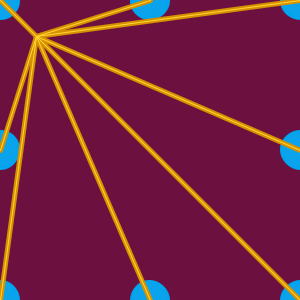
Frame 1 (no input)
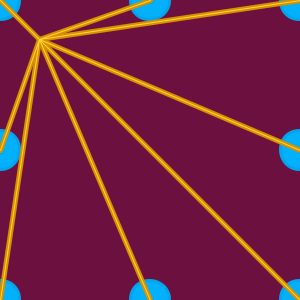
Frame 60 (the mouse pressed at the canvas centre just before this capture)
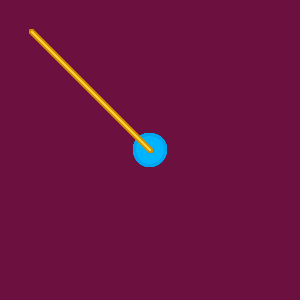
Frame 120 (the mouse held since frame 60 and released just before this capture)

The Processing sketch that drew these frames (run headless with seeded random() and noise(); from frame 60 on, the mouse is pressed at the canvas centre):

// Processing sketch: processing_3343
// ── processing_3343.pde


float x,y,xz,yz,n,N,r,g,b,R,G,B;
void setup(){
  n=0;
  r=250;
  g=180;
  b=20;
  R=0;
  G=180;
  B=255;
  size(300,300);
  background(0);
  smooth();
}
void draw(){
  background(108, 17,63);
  circulos(); 
  lineas();
}
void circulos(){
  n+=0.029;
  N=noise(n);

  x=mouseX;
  y=mouseY;
  xz=-mouseX;
  yz=-mouseY;
//circulos
  rectMode(CENTER); 
  strokeWeight(3);
  stroke(R-15,G-15,B-15);
  fill(R,G,B,20*(N*19));
  ellipse(x,y,20*(N*3),20*(N*3)); 
  ellipse(xz+width,y,20*(N*3),20*(N*3));
  ellipse(xz+width,yz+height,20*(N*3),20*(N*3));
  ellipse(x,yz+height,20*(N*3),20*(N*3));
  ellipse(width/2,y,20*(N*3),20*(N*3));
  ellipse(x,height/2,20*(N*3),20*(N*3));
  ellipse(xz+width,height/2,20*(N*3),20*(N*3));
  ellipse(width/2,yz+height,20*(N*3),20*(N*3));
  //circulos de centro
  fill(r-29,g-29,b-29);
  ellipse(x,y,3,3); 
  ellipse(xz+width,y,3,3);
  ellipse(xz+width,yz+height,4,4);
  ellipse(x,yz+height,4,4);
  ellipse(width/2,y,4,4);
  ellipse(x,height/2,4,4);
  ellipse(xz+width,height/2,4,4);
  ellipse(width/2,yz+height,4,4);
}

void lineas(){
  
 
 strokeWeight(5);
  stroke(r-35,g-35,b-35); 
 line(x,y,20*(N*3),20*(N*3)); 
  line(xz+width,y,20*(N*3),20*(N*3));
  line(xz+width,yz+height,20*(N*3),20*(N*3));
  line(x,yz+height,20*(N*3),20*(N*3));
  line(width/2,y,20*(N*3),20*(N*3));
  line(x,height/2,20*(N*3),20*(N*3));
  line(xz+width,height/2,20*(N*3),20*(N*3));
  line(width/2,yz+height,20*(N*3),20*(N*3)); 
  
  strokeWeight(1);
  stroke(r+35,g+35,b+35);
  line(x,y,20*(N*3),20*(N*3)); 
  line(xz+width,y,20*(N*3),20*(N*3));
  line(xz+width,yz+height,20*(N*3),20*(N*3));
  line(x,yz+height,20*(N*3),20*(N*3));
  line(width/2,y,20*(N*3),20*(N*3));
  line(x,height/2,20*(N*3),20*(N*3));
  line(xz+width,height/2,20*(N*3),20*(N*3));
  line(width/2,yz+height,20*(N*3),20*(N*3));
  
}
